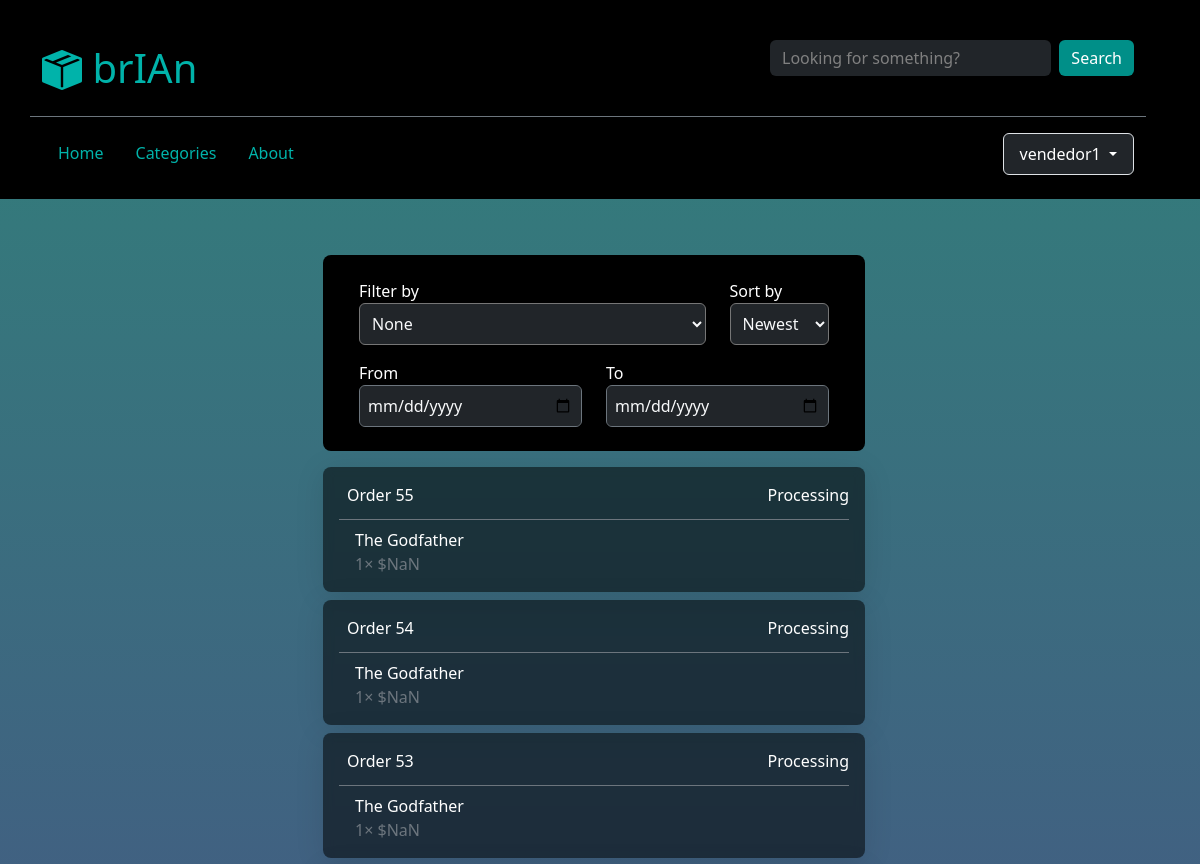
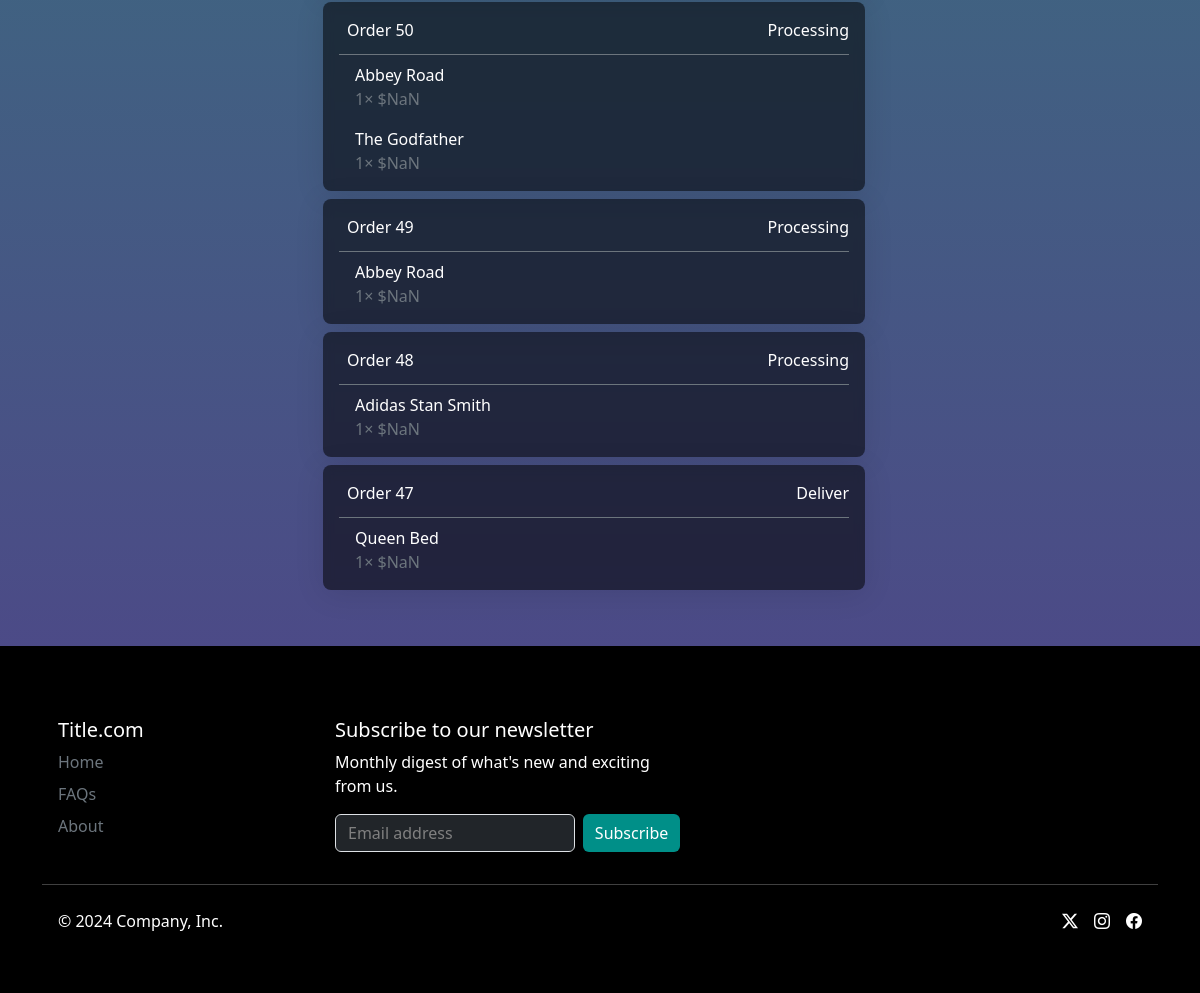
The app's page /my-sales (signed in) with its own data (2 pictures, top to bottom).
### delivery/models.py (models this page shows, shortened)
class Order(models.Model):
    id = models.AutoField(primary_key=True)
    user = models.ForeignKey(AuthUser, on_delete=models.CASCADE)
    seller = models.ForeignKey(AuthUser, on_delete=models.CASCADE, related_name="seller")
    creation_date = models.DateTimeField(auto_now_add=True)
    update_date = models.DateTimeField(auto_now=True)
    shipping = models.FloatField()
    total_price = models.DecimalField(max_digits=10, decimal_places=2, default=0)
    status = models.ForeignKey(OrderStatus, on_delete=models.PROTECT, default=1)
    payment = models.ForeignKey(Payment, on_delete=models.CASCADE)
    recipient = models.ForeignKey(Recipient, on_delete=models.CASCADE)
    delivery_adress = models.ForeignKey(Adress, on_delete=models.CASCADE)
    class Meta:
        db_table = "order"

class OrderStatus(models.Model):
    id = models.AutoField(primary_key=True)
    description = models.CharField(max_length=60)
    class Meta:
        db_table = "order_status"

class OrderItem(models.Model):
    id = models.AutoField(primary_key=True)
    order = models.ForeignKey(Order, on_delete=models.CASCADE)
    product = models.ForeignKey(Product, on_delete=models.CASCADE)
    quant = models.PositiveIntegerField()
    class Meta:
        db_table = "order_item"

class Product(models.Model):
    id = models.AutoField(primary_key=True)
    name = models.CharField(max_length=255)
    description = models.TextField(blank=True)
    category = models.ForeignKey(Category, default=24, on_delete=models.SET_DEFAULT)
    price = models.DecimalField(max_digits=10, decimal_places=2)
    stock = models.PositiveIntegerField()
    image_url = models.TextField(default="")
    owner = models.ForeignKey(AuthUser, on_delete=models.CASCADE)
    def __str__(self):
        return self.name
    class Meta:
        db_table = "product"

### delivery/views.py (the view)
# urls.py: path("my-sales", views.my_sales, name="my_sales"),
@login_required
def my_sales(request):
    seller = request.user
    context = get_layout_context(request)
    orders = Order.objects.all().order_by("creation_date")
    order_items = OrderItem.objects.all()
    for order in orders:
        order.items = []
        for item in order_items:
            if item.order == order and item.product.owner == seller:
                order.items.append(item)
    orders = [order for order in orders if order.items != []]
    context.update({"orders": orders})
    return render(request, "seller/my-sales.html", context)

### delivery/utilities/functions.py (called while the page is built)
def get_layout_context(request):
    try:
        type = UserInfo.objects.get(user_id=request.user.id).type
    except:
        type = None
    categories = Category.objects.all().order_by('name')
    context = {'type': type, 'categories': categories}
    return context

### delivery/templates/seller/my-sales.html (shortened to what this page needs)
{% extends "layout.html" %}
{% load static %}
{% block body %}
<div class="container">
    <div class="d-flex text-light justify-content-center row">
        <ul class="list-group col-12 col-md-10 col-lg-8 col-xl-6" name="orders">
            <li class="list-group-item text-light rounded-3 m-2 border-0 bg-black d-flex justify-content-evenly p-4 row">
                <div class="d-flex flex-column col col-9">
                    Filter by
                    <select id="status-filter" class="bg-dark text-light p-2 rounded-2">
                        <option value="" disabled selected>None</option>
                    </select>
                </div>
                <div class="d-flex flex-column col col-3">
                    Sort by
                    <select id="sort-by-filter" class="bg-dark text-light p-2 rounded-2">
                        <option value="newest">Newest</option>
                    </select>
                </div>
                <div class="mt-3 d-flex flex-column col col-6">
                    From
                    <input type="date" id="from-date" class="form-control border-secondary bg-dark text-light p-2 rounded-2">
                </div>
                <div class="mt-3 d-flex flex-column col col-6">
                    To
                    <input type="date" id="to-date" class="form-control border-secondary bg-dark text-light p-2 rounded-2">
                </div>
            </li>
            <div id="reverse-sales-div">
                {% for order in orders reversed %}
                    <a href="{% url 'sale' order_id=order.id %}" name="order" class="list-group-item text-light rounded-3 m-2 border-0 glass">
                        <div class="d-flex justify-content-between align-items-center">
                            <p class="p-2 m-0">Order
                                <span name="order-id">{{ order.id }}</span>
                            </p>
                            <span name="status">{{ order.status.description }}</span>
                        </div>
                        <ul class="list-group mt-1 p-0 border-top border-secondary rounded-0">
                            {% for item in order.items %}
                                <li class="list-group-item full-glass text-light d-flex justify-content-between border-0">
                                    <div class="d-flex flex-column">
                                        <span>{{ item.product }}</span>
                                        <span>
                                            <span class="text-secondary" name="quant">{{ item.quant }}&times;</span>
                                            <span class="text-secondary" name="price">{{ item.product.price }}</span>
                                        </span>
                                    </div>
                                </li>
                            {% endfor %}
                        </ul>
                    </a>
                {% endfor %}
            </div>
        </ul>
    </div>
</div>
{% endblock %}

### delivery/templates/layout.html (shortened to what this page needs)
{% load static %}
<!DOCTYPE html>
<html lang="en">
    <head>
        <link href="https://cdn.jsdelivr.net/npm/bootstrap@5.3.3/dist/css/bootstrap.min.css" rel="stylesheet">
        <link rel="stylesheet" href="https://cdn.jsdelivr.net/npm/bootstrap-icons@1.11.3/font/bootstrap-icons.min.css">
        <link rel="stylesheet" href="{% static 'style.css' %}">
    </head>
    <body>
        <div class="bg-black">
            <div id="header" class="container d-flex align-items-center py-4 mb-5">
                <div class="row w-100">
                    <div class="d-flex justify-content-between border-bottom border-secondary py-3 mb-2">
                        <a class="nav-link nav-link d-flex align-items-end" href="{% url 'index' %}">
                            <i class="bi bi-box-seam-fill text-theme fs-1"></i>
                            <h1 class="text-theme">&nbsp;brIAn</h1>
                        </a>
                        <div class="col-8 col-md-6 col-lg-4">
                            <form action="" class="d-flex">
                                <input class="form-control bg-dark text-light border-0" type="text" id="search" placeholder="Looking for something?">
                                <input class="btn btn-theme ms-2" type="submit" value="Search">
                            </form>
                        </div>
                    </div>
                    <div class="d-flex justify-content-between mt-2">
                        <ul class="nav">
                        <li>
                            <a class="nav-link link-theme" href="{% url 'index' %}">Home</a>
                        </li>
                        <li>
                            <a class="nav-link link-theme" href="{% url 'categories_filter' category_id=0 %}">Categories</a>
                        </li>
                        <li>
                            <a class="nav-link link-theme" href="">About</a>
                        </li>
                        </ul>
                        <div>
                            {% if user.is_authenticated %}
                                <div class="dropdown">
                                <button class="btn btn-dark dropdown-toggle border px-3 py-2" type="button" data-bs-toggle="dropdown" aria-expanded="false">
                                    {{ user.username }}
                                </button>
                                </div>
                            {% else %}
                                Not signed in.
                            {% endif %}
                        </div>
                    </div>
                </div>
            </div>
        </div>
        {% block body %}
        {% endblock %}
        <div class="bg-black">
            <footer class="container mt-5 pb-1 pt-5">
                <div class="row mt-4 px-3">
                    <div class="col-md-3 mb-3 d-flex d-md-block gap-4">
                        <h5>Title.com</h5>
                        <ul class="nav gap-4 d-md-block">
                            <li class="nav-item mb-2"><a href="{% url 'index' %}" class="nav-link p-0 link link-secondary">Home</a></li>
                            <li class="nav-item mb-2"><a href="#" class="nav-link p-0 link link-secondary">FAQs</a></li>
                            <li class="nav-item mb-2"><a href="#" class="nav-link p-0 link link-secondary">About</a></li>
                        </ul>
                    </div>
                    <div class="col-md-8 mb-3 col-lg-4">
                        <form>
                            <h5>Subscribe to our newsletter</h5>
                            <p>Monthly digest of what's new and exciting from us.</p>
                            <div class="d-flex flex-column flex-sm-row w-100 gap-2">
                                <input id="newsletter1" type="text" class="form-control bg-dark text-light" placeholder="Email address">
                                <button class="btn btn-theme" type="button">Subscribe</button>
                            </div>
                        </form>
                    </div>
                </div>
                <hr>
                <div class="d-flex justify-content-between p-3 pt-0 my-4">
                    <p>© 2024 Company, Inc.</p>
                    <ul class="list-unstyled d-flex">
                        <li class="ms-3"><a class="link-body-emphasis" href="#"><i class="bi bi-twitter-x"></i></a></li>
                        <li class="ms-3"><a class="link-body-emphasis" href="#"><i class="bi bi-instagram"></i></a></li>
                        <li class="ms-3"><a class="link-body-emphasis" href="#"><i class="bi bi-facebook"></i></a></li>
                    </ul>
                </div>
            </footer>
        </div>
    </body>
</html>

### delivery/static/style.css (style rules this page uses)
:root { --text-color: rgb(0, 179, 170); --link-hover-color: rgb(97, 255, 247); --btn-color: rgb(0, 143, 136); }
body { background-image: linear-gradient(rgb(49, 128, 122), rgb(82, 62, 138)); background-attachment: fixed; }
*, h1, h3 { color: white; }
.form-control::placeholder { color: gray; }
.glass { background: rgba(0, 0, 0, 0.54); box-shadow: 0 4px 30px rgba(0, 0, 0, 0.1); backdrop-filter: blur(5px); -webkit-backdrop-filter: blur(5px); }
.full-glass { background: rgba(0, 0, 0, 0) !important; }
.text-theme { color: var(--text-color) !important; }
.btn-theme { background-color: var(--btn-color) !important; border: none; color: white; }
.link-theme { color: var(--text-color) !important; }

### records on screen
Order: id "55", status.description "Processing"
OrderItem: product "The Godfather", quant "1"
Order: id "54", status.description "Processing"
OrderItem: product "The Godfather", quant "1"
Order: id "53", status.description "Processing"
OrderItem: product "The Godfather", quant "1"
Order: id "50", status.description "Processing"
OrderItem: product "Abbey Road", quant "1"
OrderItem: product "The Godfather", quant "1"
Order: id "49", status.description "Processing"
OrderItem: product "Abbey Road", quant "1"
Order: id "48", status.description "Processing"
OrderItem: product "Adidas Stan Smith", quant "1"
Order: id "47", status.description "Deliver"
OrderItem: product "Queen Bed", quant "1"

### other values on screen
{{ user.username }} "vendedor1"
